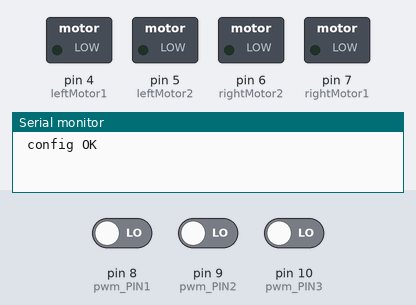
This sketch was run on a simulated Arduino Uno, built with avr-gcc and run on an emulated ATmega328P. Shown: switched loads named in the sketch (green lamp = pin HIGH), the last lines printed to the serial monitor. Inputs (shaded band) come from the test bench; at power-on: pin 8 (pwm_PIN1) LOW, pin 9 (pwm_PIN2) LOW, pin 10 (pwm_PIN3) LOW.

Above: at 0.1 s.
At 3.1 s:
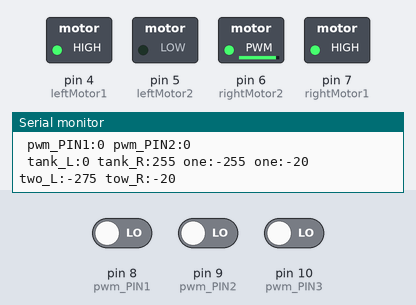
Timing chart, 0 to 4.6 s (numbered marks = the images above):
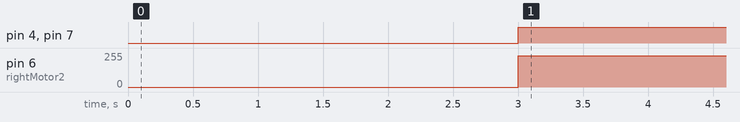

Measured:
- by itself, pin 4 (leftMotor1), pin 7 (rightMotor1): LOW → HIGH at 3.0 s
- by itself, pin 6 (rightMotor2): 0/255 → 235/255 at 3.0 s

The sketch:

2.4Gtank_v3.ino
```cpp
/**
 * 遥控坦克
 * BY: Malu
 * https://malu.me
 * 2019.2.22
 */

// pulseIn(pin, value, timeout)
// 1左右 脉冲范围 中：1621  低：2096  高：1113  抖动：50
// 2上下 脉冲范围 中：1360  低：869  高：1860  抖动：50
// 3油门 低：884  高：1853
// 4油门左右  中：1600  低：1108  高：2096
// 5 下：1977  中：1480  上：989
// 6 下：1977  上：989
// D/R 舵量

// 电机启动速度 100-200
// analogWrite(pin, value)  UNO:0-255  D1 Wifi:0-1023
#include "MRUN_lib.h"
int Y_MAX = 255;
int Y_MID = 127;
int Y_MIN = 0;
int X_MAX = 255;
int X_MID = 128;
int X_MIN = 0;
int SILL = 20; // 偏移阈值
MRUN mrun;
#ifndef ESP8266
#define MAX_SPEED 255
#else
#define MAX_SPEED 1023
#endif

int RUN_SPEED = 0; // 推进速度
int LR = 0;        // 转向速度
#define STOP 0


int pwm_v1;        // 1左右 脉冲值
int pwm_PIN1 = 8;  // 1左右 引脚
int pwm_v2;        // 2上下 脉冲值
int pwm_PIN2 = 9;  // 2上下 引脚
int pwm_PIN3 = 10; // 6CH 引脚
int pwm_v3;        // 6CH 脉冲值

int leftMotor1 = 4; // 左边轮子 引脚
int leftMotor2 = 5;
int rightMotor1 = 7; // 右边轮子 引脚
int rightMotor2 = 6;

void setup()
{
  Serial.begin(115200);     //串口波特率为9600
  pinMode(pwm_PIN1, INPUT); //设置引脚为输入模式
  pinMode(pwm_PIN2, INPUT); //设置引脚为输入模式

  // 电机驱动引脚初始化
  pinMode(leftMotor1, OUTPUT);
  pinMode(leftMotor2, OUTPUT);
  pinMode(rightMotor1, OUTPUT);
  pinMode(rightMotor2, OUTPUT);

  mrun.config(leftMotor1, leftMotor2, rightMotor1, rightMotor2, Y_MAX, Y_MID, Y_MIN, X_MAX, X_MID, X_MIN, SILL);
}

void loop()
{
  // 速度初始化
  RUN_SPEED = STOP;
  LR = STOP;
  // show_speed(-1423.1,-THRESHOLD);return;
  pwm_v1 = pulseIn(pwm_PIN1, HIGH); //读取引脚上的高电平脉冲，最大脉冲时间间隔为1秒，并且把结果返回 返回时间单位为微秒
  pwm_v2 = pulseIn(pwm_PIN2, HIGH); //读取引脚上的高电平脉冲，最大脉冲时间间隔为1秒，并且把结果返回 返回时间单位为微秒

  // 探照灯
  pwm_v3 = pulseIn(pwm_PIN3, HIGH);
  if (pwm_v3 > 1300)
  {
    // Serial.println(150);
    analogWrite(12, 150);
  }
  else
  {
    digitalWrite(12, LOW);
  }

  show_pwm(pwm_v1, pwm_v2);

  RUN_SPEED = map(constrain((int)pwm_v2, 1238, 1738), 1238, 1738, 0, MAX_SPEED);
  LR = map(constrain((int)pwm_v1, 1220, 1720), 1220, 1720, MAX_SPEED, 0);
  // Serial.print(" RUN_SPEED:");
  // Serial.print(RUN_SPEED);
  // Serial.print(" LR:");
  // Serial.print(LR);
  mrun.tank(RUN_SPEED, LR);
  delay(100);
}

void show_pwm(int A, int B)
{
  Serial.print(" pwm_PIN1:");
  Serial.print(A);
  Serial.print(" pwm_PIN2:");
  Serial.println(B);
}
```

MRUN_lib.cpp
```cpp
/**
 *
 *
 */
#include "MRUN_lib.h"

#if ARDUINO > 22
#include "Arduino.h"
#else
#include "WProgram.h"
#include "pins_arduino.h"
#endif

#ifndef ESP8266
#define MAX_SPEED 255
#define START_SPEED 20
#define LR_MIN_SPEED 200 // 粘滞转向最低推进速度
#else
#define MAX_SPEED 1023
#define START_SPEED 80
#define LR_MIN_SPEED 800 // 粘滞转向最低推进速度
#endif

void MRUN::config(int m1, int m2, int m3, int m4, int Y_MAX, int Y_MID, int Y_MIN, int X_MAX, int X_MID, int X_MIN, int SILL)
{
  _m1 = m1;
  _m2 = m2;
  _m3 = m3;
  _m4 = m4;

  _Y_MAX = Y_MAX;
  _Y_MID = Y_MID;
  _Y_MIN = Y_MIN;
  _X_MAX = X_MAX;
  _X_MID = X_MID;
  _X_MIN = X_MIN;
  _SILL = SILL;
  Serial.println(" config OK");
}

void MRUN::one(int v, int M1, int M2)
{
  // return;
  int v_abs = abs(v);
  v_abs = constrain(v_abs, 0, MAX_SPEED);
  if (v_abs < START_SPEED) // 小于启动速度，不要发送PWM
  {
    digitalWrite(M1, LOW);
    digitalWrite(M2, LOW);
    return;
  }
  if (v > 0)
  {
    digitalWrite(M1, LOW);
    analogWrite(M2, v_abs);
    Serial.print(" one:");
    Serial.print(v_abs);
  }
  else if (v < 0)
  {
    digitalWrite(M1, HIGH);
    analogWrite(M2, MAX_SPEED - v_abs);
    Serial.print(" one:");
    Serial.print(-v_abs);
  }
  else
  {
    digitalWrite(M1, LOW);
    digitalWrite(M2, LOW);
    // Serial.print(" 0 ");
  }
}

void MRUN::one_l(int v)
{
  one(v, _m1, _m2);
}

void MRUN::one_r(int v)
{
  one(v, _m3, _m4);
}

void MRUN::two(int vl, int vr)
{
  one(vl, _m1, _m2);
  one(vr, _m3, _m4);
  // Serial.printf(" L:%d R:%d \n", vl, vr);
  Serial.print(" two_L:");
  Serial.print(vl);
  Serial.print(" tow_R:");
  Serial.print(vr);
}

void MRUN::car(int y, int x)
{
  // one(y, _m1, _m2);
  // one(x, _m3, _m4);
  // Serial.printf(" L:%d R:%d \n", vl, vr);
  // Serial.print(" ");
  // Serial.print(_Y_MAX);
  // Serial.print(_Y_MID);
  // Serial.print(_Y_MIN);
  // Serial.print(_X_MAX);
  // Serial.print(_X_MID);
  // Serial.print(_X_MIN);
  // Serial.print(_SILL);

  Serial.print(" car_L:");
  Serial.print(y);
  Serial.print(" car_R:");
  Serial.print(x);

  if (_Y_MAX == 0 && _Y_MIN == 0 && _X_MAX == 0 && _X_MIN == 0)
  {
    one(y, _m1, _m2);
    one(x, _m3, _m4);
    return;
  }

  y = constrain(y, _Y_MIN, _Y_MAX);
  x = constrain(x, _X_MIN, _X_MAX);

  if (x > (_X_MID + _SILL)) // 右拉 right >
  {
    _LR = map(x, _X_MID + _SILL, _X_MAX, START_SPEED, MAX_SPEED);
  }
  else if (x < (_X_MID - _SILL)) // 左拉 left <
  {
    _LR = map(x, _X_MID - _SILL, _X_MIN, -START_SPEED, -MAX_SPEED);
  }
  else
  { // 回中
    _LR = 0;
  }

  if (_LR == 0) // 粘滞算法用
  {
    if (y > (_Y_MID + _SILL)) // 上拉 up ^
    {
      _RUN_SPEED = map(y, _Y_MID + _SILL, _Y_MAX, START_SPEED, MAX_SPEED);
    }
    else if (y < (_Y_MID - _SILL)) // 下拉 down v
    {
      _RUN_SPEED = map(y, _Y_MID - _SILL, _Y_MIN, -START_SPEED, -MAX_SPEED);
    }
    else
    { // 回中
      _RUN_SPEED = 0;
    }
  }

  // 粘滞算法
  if (_LR != 0)
  {
    if (_RUN_SPEED > 0)
    { // 前
      // _RUN_SPEED = constrain(_RUN_SPEED, LR_MIN_SPEED, MAX_SPEED);  // 高速转向
      _RUN_SPEED = constrain(_RUN_SPEED, START_SPEED, LR_MIN_SPEED); // 低速转向
    }
    else if (_RUN_SPEED < 0)
    { // 后
      // _RUN_SPEED = constrain(_RUN_SPEED, -MAX_SPEED, -LR_MIN_SPEED);  // 高速转向
      _RUN_SPEED = constrain(_RUN_SPEED, -LR_MIN_SPEED, -START_SPEED); // 低速转向
    }
    else // 直接左右拉，再切换上下
    {
      if (y > (_Y_MID + _SILL)) // 上拉 up ^
      {
        _RUN_SPEED = map(y, _Y_MID + _SILL, _Y_MAX, START_SPEED, MAX_SPEED);
      }
      else if (y < (_Y_MID - _SILL)) // 下拉 down v
      {
        _RUN_SPEED = map(y, _Y_MID - _SILL, _Y_MIN, -START_SPEED, -MAX_SPEED);
      }
      else
      { // 回中
        _RUN_SPEED = 0;
      }
    }
  }

  two(_RUN_SPEED, _LR);
}

void MRUN::tank(int y, int x)
{
  // one(y, _m1, _m2);
  // one(x, _m3, _m4);
  // Serial.printf(" L:%d R:%d \n", vl, vr);
  // Serial.print(" ");
  // Serial.print(_Y_MAX);
  // Serial.print(_Y_MID);
  // Serial.print(_Y_MIN);
  // Serial.print(_X_MAX);
  // Serial.print(_X_MID);
  // Serial.print(_X_MIN);
  // Serial.print(_SILL);

  Serial.print(" tank_L:");
  Serial.print(y);
  Serial.print(" tank_R:");
  Serial.print(x);

  if (_Y_MAX == 0 && _Y_MIN == 0 && _X_MAX == 0 && _X_MIN == 0)
  {
    one(y, _m1, _m2);
    one(x, _m3, _m4);
    return;
  }

  y = constrain(y, _Y_MIN, _Y_MAX);
  x = constrain(x, _X_MIN, _X_MAX);

  if (x > (_X_MID + _SILL)) // 右拉 right >
  {
    _LR = map(x, _X_MID + _SILL, _X_MAX, START_SPEED, MAX_SPEED);
  }
  else if (x < (_X_MID - _SILL)) // 左拉 left <
  {
    _LR = map(x, _X_MID - _SILL, _X_MIN, -START_SPEED, -MAX_SPEED);
  }
  else
  { // 回中
    _LR = 0;
  }

  if (_LR == 0) // 粘滞算法用
  {
    if (y > (_Y_MID + _SILL)) // 上拉 up ^
    {
      _RUN_SPEED = map(y, _Y_MID + _SILL, _Y_MAX, START_SPEED, MAX_SPEED);
    }
    else if (y < (_Y_MID - _SILL)) // 下拉 down v
    {
      _RUN_SPEED = map(y, _Y_MID - _SILL, _Y_MIN, -START_SPEED, -MAX_SPEED);
    }
    else
    { // 回中
      _RUN_SPEED = 0;
    }
  }

  // 粘滞算法
  if (_LR != 0)
  {
    if (_RUN_SPEED > 0)
    { // 前
      // _RUN_SPEED = constrain(_RUN_SPEED, LR_MIN_SPEED, MAX_SPEED);  // 高速转向
      _RUN_SPEED = constrain(_RUN_SPEED, START_SPEED, LR_MIN_SPEED); // 低速转向
    }
    else if (_RUN_SPEED < 0)
    { // 后
      // _RUN_SPEED = constrain(_RUN_SPEED, -MAX_SPEED, -LR_MIN_SPEED);  // 高速转向
      _RUN_SPEED = constrain(_RUN_SPEED, -LR_MIN_SPEED, -START_SPEED); // 低速转向
    }
    else // 直接左右拉，再切换上下
    {
      if (y > (_Y_MID + _SILL)) // 上拉 up ^
      {
        _RUN_SPEED = map(y, _Y_MID + _SILL, _Y_MAX, START_SPEED, MAX_SPEED);
      }
      else if (y < (_Y_MID - _SILL)) // 下拉 down v
      {
        _RUN_SPEED = map(y, _Y_MID - _SILL, _Y_MIN, -START_SPEED, -MAX_SPEED);
      }
      else
      { // 回中
        _RUN_SPEED = 0;
      }
    }
  }

  if (_RUN_SPEED == 0 && _LR != 0)
  { // 原地左右
    two(_LR, -_LR);
  }
  else
  {
    if (_LR == 0)
    {
      two(_RUN_SPEED, _RUN_SPEED); // 原地前进后退
    }
    else if (_RUN_SPEED > 0)
    { // 前
      if (_LR >= 0)
      {
        two(START_SPEED + _LR, START_SPEED);
      }
      else
      {
        two(START_SPEED, START_SPEED - _LR);
      }
    }
    else
    { // 后
      if (_LR >= 0)
      {
        two(-START_SPEED - _LR, -START_SPEED);
      }
      else
      {
        two(-START_SPEED, -START_SPEED + _LR);
      }
    }
  }
}
```

MRUN_lib.h
```cpp
/**
 *
 *
 */
#ifndef MRUN_lib_h
#define MRUN_lib_h

#if ARDUINO > 22
#include "Arduino.h"
#else
#include "WProgram.h"
#endif

class MRUN
{
public:
  void config(int m1=0, int m2=0, int m3=0, int m4=0, int Y_MAX = 0, int Y_MID = 0, int Y_MIN = 0, int X_MAX = 0, int X_MID = 0, int X_MIN = 0, int SILL = 0);
  void one(int, int, int);
  void one_l(int);
  void one_r(int);
  void two(int a=0,int b=0);
  void car(int y=0,int x=0);
  void tank(int y=0,int x=0);

private:
  int _m1;
  int _m2;
  int _m3;
  int _m4;

  int _Y_MAX;
  int _Y_MID;
  int _Y_MIN;
  int _X_MAX;
  int _X_MID;
  int _X_MIN;
  int _SILL;    // 偏移阈值

  int _RUN_SPEED;  // 电机前进值
  int _LR;  // 电机左右值
};

#endif
```
